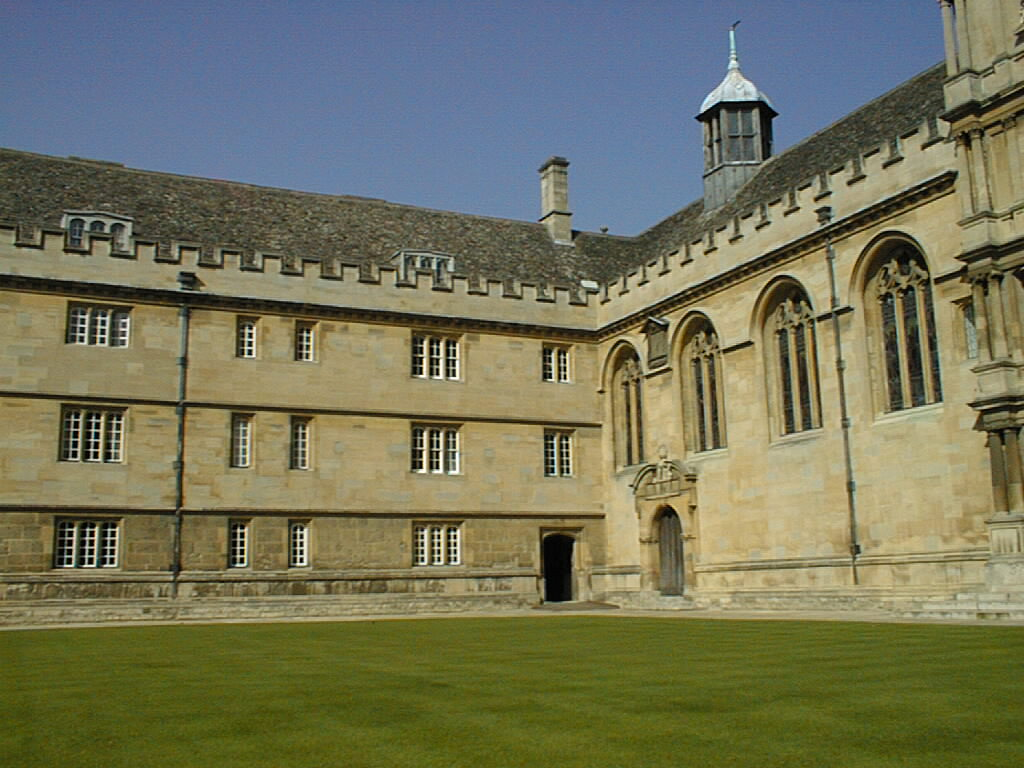
#> input picture two-view_reconstruction/hw5_data/003.jpg, 1024 x 768 px
$ jupyter execute main.ipynb
#> lines starting #> are read from the running program, lines starting #| are printed output that depends on the picture; after the words box and inside, x2 and y2 are one past the last pixel; in counts of white or black regions, pixels touching at a corner belong together; long printed decimals are rounded
[cell 1]
import numpy as np
import cv2 as cv
import matplotlib.pyplot as plt

# 카메라 내부 파라미터 설정
fx, fy = 1086, 1086
cx, cy = 512, 384
K = np.array([[fx, 0, cx],
              [0, fy, cy],
              [0, 0, 1]])


# 이미지와 2D 포인트 파일 경로 설정
img1_path = '../two-view_reconstruction/hw5_data/003.jpg'
img2_path = '../two-view_reconstruction/hw5_data/005.jpg'
points1_path = '../two-view_reconstruction/hw5_data/003.csv'
points2_path = '../two-view_reconstruction/hw5_data/005.csv'

# 이미지 로드
img1 = cv.imread(img1_path)
#> img1 is the input picture: shape (768, 1024, 3); mean B, G, R 90.1, 116.6, 115.7
img2 = cv.imread(img2_path)
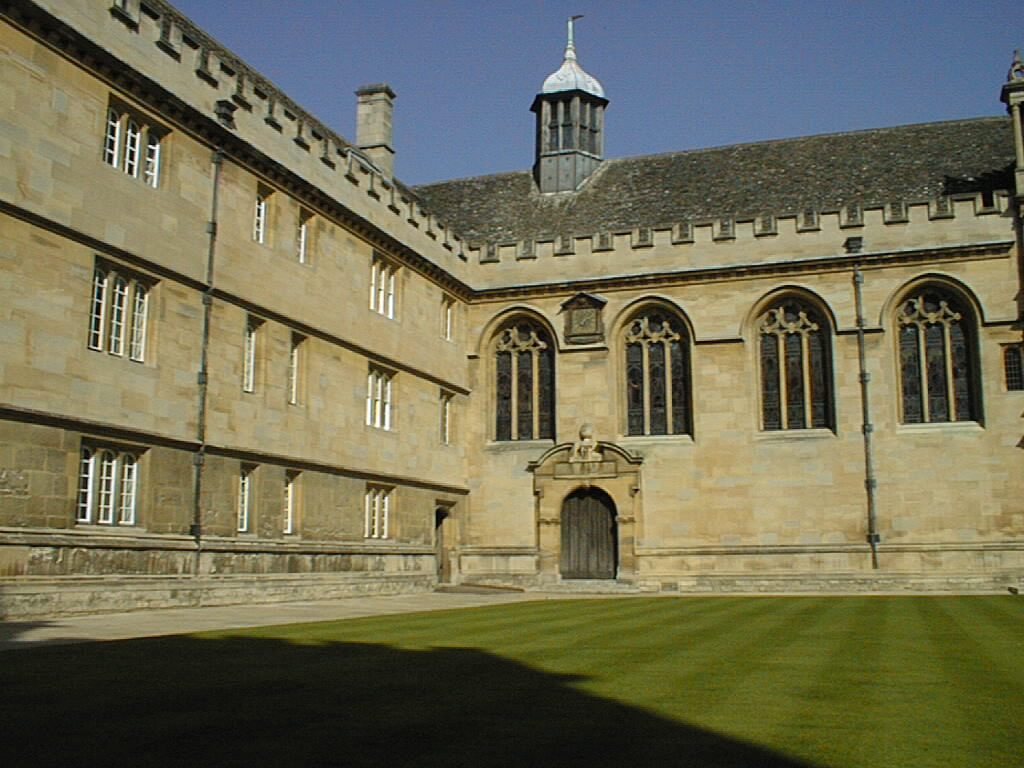
#> input picture two-view_reconstruction/hw5_data/005.jpg, 1024 x 768 px
#> img2 is the input picture: shape (768, 1024, 3); mean B, G, R 84.4, 109.4, 111.6
assert img1 is not None and img2 is not None, "이미지를 로드할 수 없습니다."

# 2D 포인트 로드
points1 = np.loadtxt(points1_path, delimiter=',')
points2 = np.loadtxt(points2_path, delimiter=',')

# 이미지에 포인트 시각화 함수
def plot_points(img, points, color=(0, 255, 0)):
#> called with points = array of shape (23, 2), color = (255, 0, 0)
    img_with_points = img.copy()
    for x, y in points:
        cv.circle(img_with_points, (int(x), int(y)), 5, color, -1)
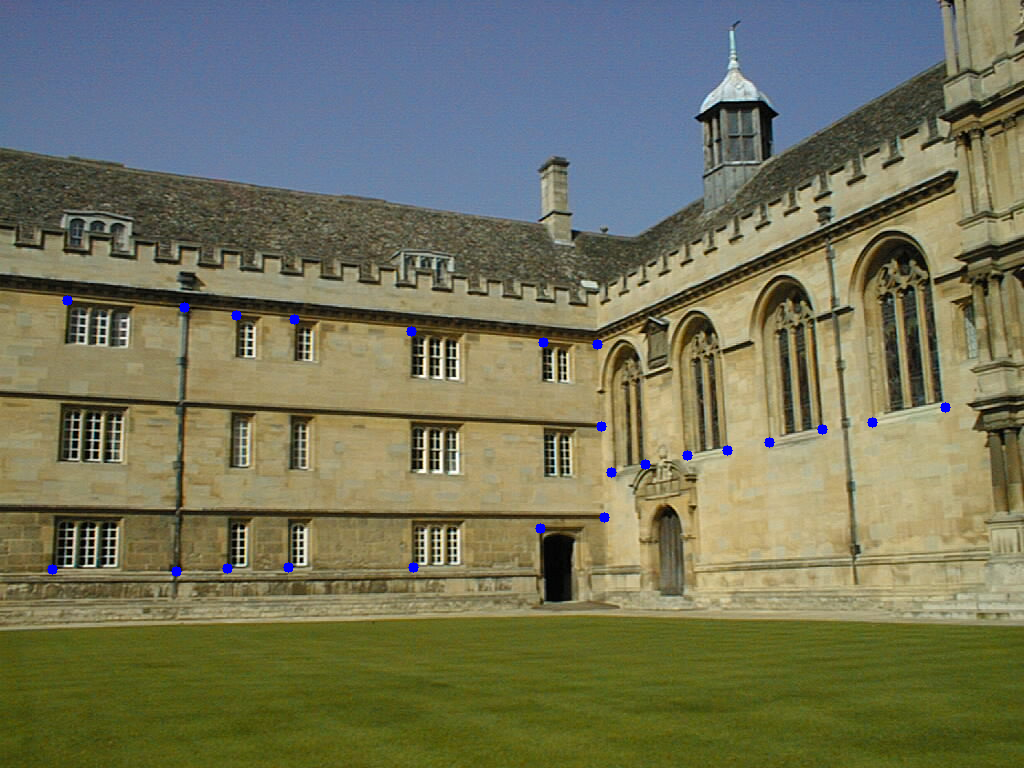
#> img_with_points: shape (768, 1024, 3); 0.24% of pixels changed, all inside (x1, y1, x2, y2) = (47, 295, 951, 577)
    return img_with_points

# 두 이미지에 포인트 시각화
img1_with_points = plot_points(img1, points1, color=(255, 0, 0))  # 빨간색 포인트
img2_with_points = plot_points(img2, points2, color=(0, 0, 255))  # 파란색 포인트
#> call 2 of plot_points, with points = array of shape (23, 2), color = (0, 0, 255)
#> after the loop in plot_points (call 2), `for x, y in points:`:
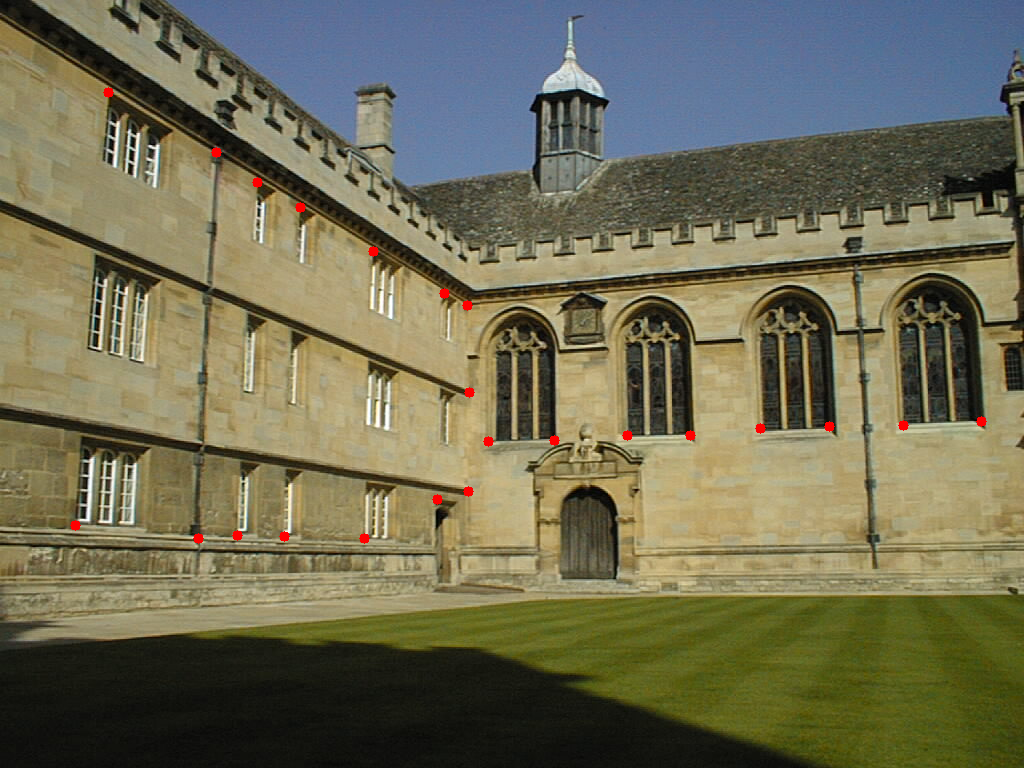
#> img_with_points: shape (768, 1024, 3); 0.24% of pixels changed, all inside (x1, y1, x2, y2) = (70, 87, 987, 544)

# 시각화 결과 출력
plt.figure(figsize=(10, 5))
plt.subplot(1, 2, 1)
plt.imshow(cv.cvtColor(img1_with_points, cv.COLOR_BGR2RGB))
plt.title("2D Points in Image 1")
plt.axis('off')

plt.subplot(1, 2, 2)
plt.imshow(cv.cvtColor(img2_with_points, cv.COLOR_BGR2RGB))
plt.title("2D Points in Image 2")
plt.axis('off')
plt.show()
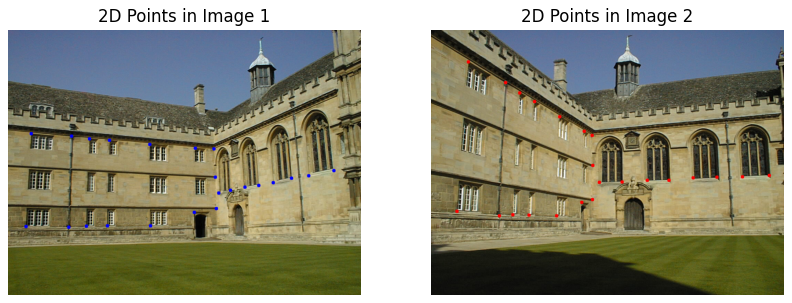
#> figure drawn by matplotlib, 2 panels

[cell 2]
# 필수 행렬(Essential Matrix) 계산
E, _ = cv.findEssentialMat(points1, points2, K, method=cv.RANSAC, prob=0.999, threshold=1.0)
#> E = [[-0.00726, -0.203, 0.0299], [-0.357, 0.00542, -0.61], [0.0676, 0.673, -0.0254]]
print("Essential Matrix (E):\n", E)
#| Essential Matrix (E):
#|  [[-0.007262 -0.2027  0.02993]
#|  [-0.3573  0.005423 -0.6097]
#|  [ 0.06761  0.6733 -0.02536]]

# 회전(R) 및 변환(t) 추출
_, R, t, _ = cv.recoverPose(E, points1, points2, K)
#> R = [[0.672, -0.132, -0.729], [0.124, 0.99, -0.0641], [0.73, -0.0476, 0.682]]; t = [0.957, 0.035, 0.288]
print("Rotation Matrix (R):\n", R)
#| Rotation Matrix (R):
#|  [[ 0.672 -0.1317 -0.7288]
#|  [ 0.1245  0.9901 -0.06414]
#|  [ 0.73 -0.04762  0.6818]]
print("Translation Vector (t):\n", t)
#| Translation Vector (t):
#|  [[0.957]
#|  [0.03501]
#|  [0.2878]]

[cell 3]
# 투영 행렬 설정
P1 = np.hstack((np.eye(3), np.zeros((3, 1))))  # 첫 번째 카메라의 투영 행렬
P2 = np.hstack((R, t))  # 두 번째 카메라의 투영 행렬
#> P2 = [[0.672, -0.132, -0.729, 0.957], [0.124, 0.99, -0.0641, 0.035], [0.73, -0.0476, 0.682, 0.288]]
P1 = K @ P1
P2 = K @ P2
#> P2 = [[1103.5, -167.4, -442.4, 1186.7], [415.5, 1057, 192.1, 148.5], [0.73, -0.0476, 0.682, 0.288]]

# 3D 포인트 재구성
points4D = cv.triangulatePoints(P1, P2, points1.T, points2.T)
points3D = points4D / points4D[3]  # 동차 좌표를 유클리드 좌표로 변환

# 3D 포인트 시각화
fig = plt.figure()
ax = fig.add_subplot(111, projection='3d')
ax.scatter(points3D[0], points3D[1], points3D[2], c='b', marker='o')
ax.set_xlabel("X")
ax.set_ylabel("Y")
ax.set_zlabel("Z")
plt.title("3D Reconstructed Points from Two Views")
plt.show()
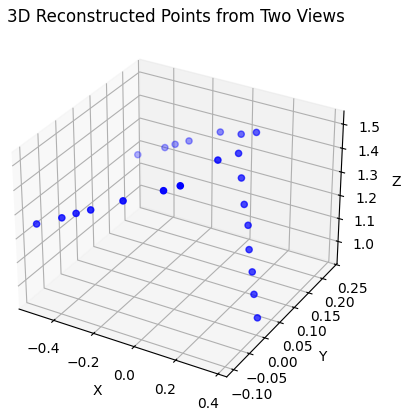
#> figure drawn by matplotlib, 1 panel
